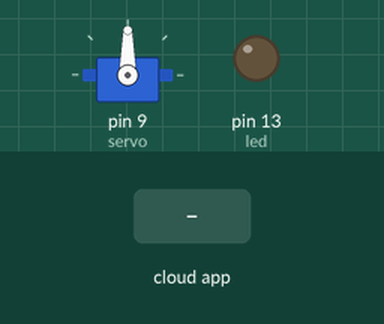
This sketch was run on a simulated Arduino Uno, built with avr-gcc and run on an emulated ATmega328P. Parts: servo, output pins drawn as LEDs (lit = HIGH). The test bench sets the inputs (shaded band). The ROS host is connected and sends only what is stated.

Above: at 1.2 s.
1.3 s: the phone or cloud app sets cmd_vel to 0
At 2.4 s:
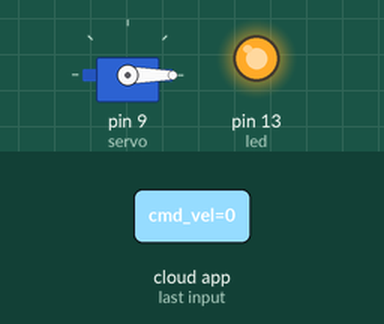
2.8 s: the phone or cloud app sets cmd_vel to 45
At 3.5 s:
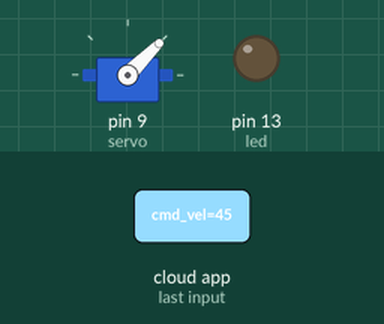
4.3 s: the phone or cloud app sets cmd_vel to 90
At 4.6 s:
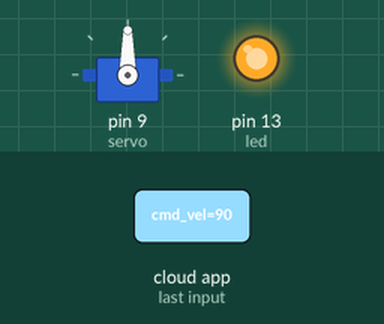
5.8 s: the phone or cloud app sets cmd_vel to 180
At 7.0 s:
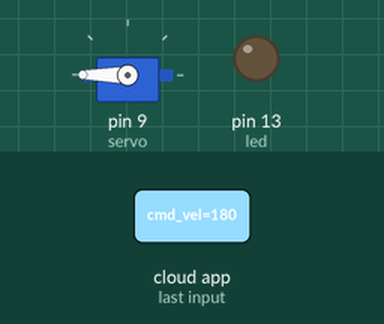
7.3 s: the phone or cloud app sets cmd_vel to 45
At 8.1 s:
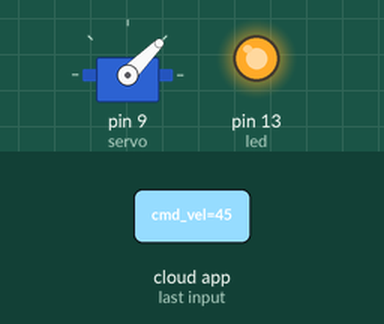
8.8 s: the phone or cloud app sets cmd_vel to 0
At 9.3 s:
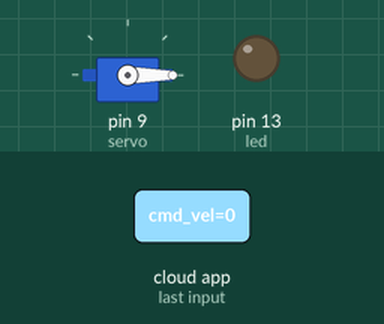
Timing chart, 0 to 11.3 s (numbered marks = the images above; inputs shaded):
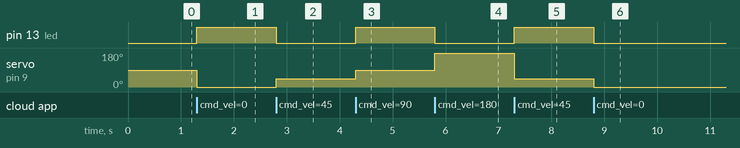

Measured:
- after the input at 1.3 s, pin 13 (led): LOW → HIGH at once; servo on pin 9 (servo): 90° → 0° at once
- after the input at 2.8 s, pin 13 (led): HIGH → LOW at once; servo on pin 9 (servo): 0° → 45° at once
- after the input at 4.3 s, pin 13 (led): LOW → HIGH at once; servo on pin 9 (servo): 45° → 90° at once
- after the input at 5.8 s, pin 13 (led): HIGH → LOW at once; servo on pin 9 (servo): 90° → 180° at once
- after the input at 7.3 s, pin 13 (led): LOW → HIGH at once; servo on pin 9 (servo): 180° → 45° at once
- after the input at 8.8 s, pin 13 (led): HIGH → LOW at once; servo on pin 9 (servo): 45° → 0° at once

The sketch:

Gripper_Control.ino
```cpp
/*
 * rosserial Servo Control Example
 *
 * This sketch demonstrates the control of hobby R/C servos
 * using ROS and the arduiono
 *
 * For the full tutorial write up, visit
 * www.ros.org/wiki/rosserial_arduino_demos
 *
 * For more information on the Arduino Servo Library
 * Checkout :
 * http://www.arduino.cc/en/Reference/Servo
 */

#if (ARDUINO >= 100)
 #include <Arduino.h>
#else
 #include <WProgram.h>
#endif

#define USE_USBCON
#include <Servo.h>
#include <ros.h>
#include <std_msgs/Int16.h>
#include <stdio.h>
#include <unistd.h>


ros::NodeHandle  nh;

Servo servo;

void servo_cb( const std_msgs::Int16& cmd_msg){
  servo.write(cmd_msg.data); //set servo angle, should be from 0-180
  digitalWrite(13, HIGH-digitalRead(13));  //toggle led
}


ros::Subscriber<std_msgs::Int16> sub("cmd_vel", servo_cb);


void setup(){
  pinMode(13, OUTPUT);

  nh.initNode();
  nh.subscribe(sub);

  servo.attach(9); //attach it to pin 9
}

void loop(){
  nh.spinOnce();
  delay(1);

}
```
